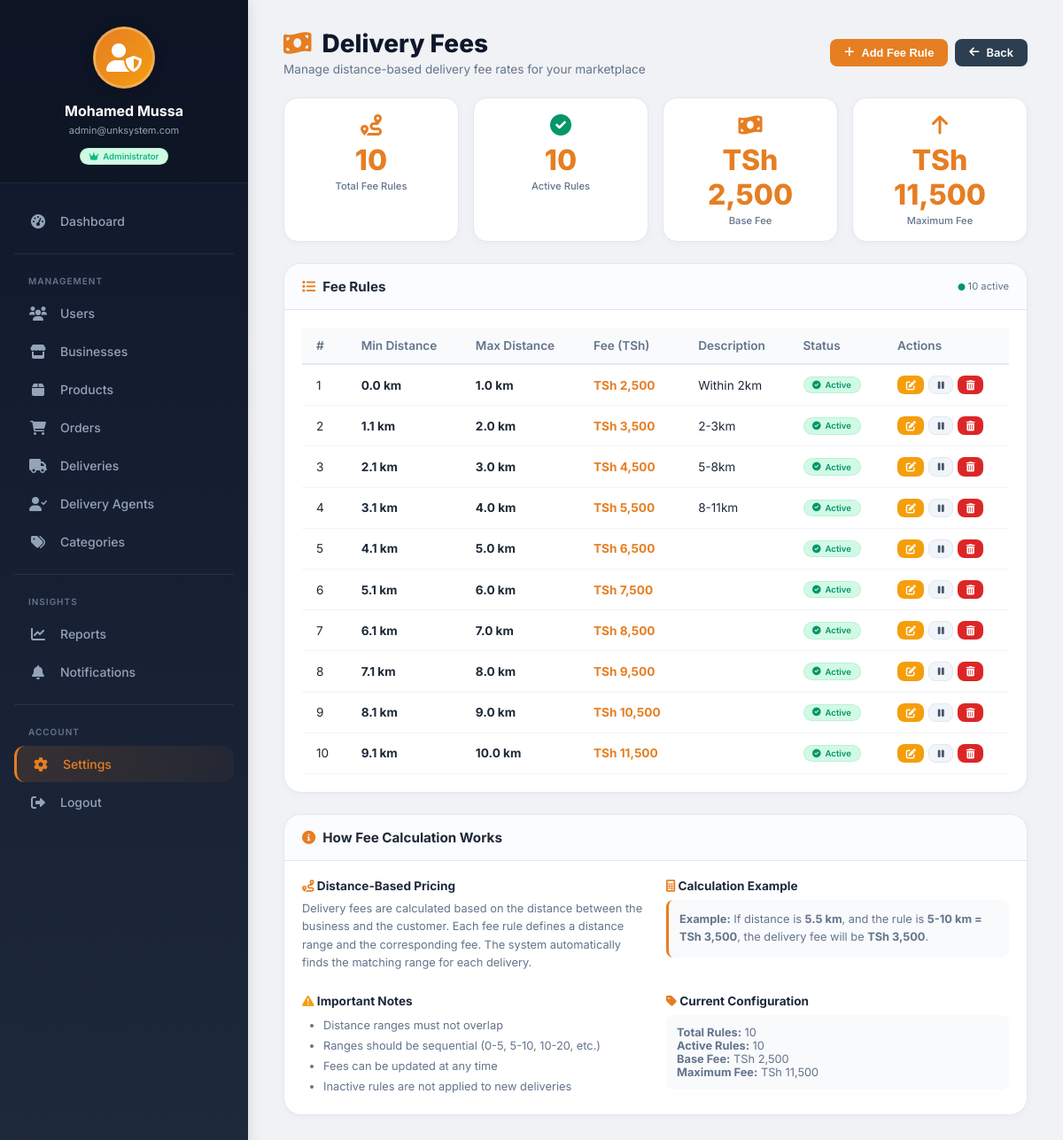
Page /admin/settings/fees.php (signed in) on the committed database.
### tables this page shows
CREATE TABLE `delivery_rates` (
  `rate_id` int(11) NOT NULL AUTO_INCREMENT,
  `min_distance` decimal(10,2) NOT NULL,
  `max_distance` decimal(10,2) NOT NULL,
  `fee` decimal(10,2) NOT NULL,
  `description` varchar(100) DEFAULT NULL,
  `created_at` timestamp NOT NULL DEFAULT current_timestamp(),
  `is_active` tinyint(1) NOT NULL DEFAULT 1,
  PRIMARY KEY (`rate_id`),
  KEY `idx_rates_distance` (`min_distance`,`max_distance`)
);

### admin/settings/fees.php (the view, shortened to what this page needs)
<?php
require_once '../../config/database.php';
$sql = "SELECT * FROM delivery_rates ORDER BY min_distance ASC";
$result = mysqli_query($conn, $sql);
$fee_rates = [];
if ($result) {
    while ($row = mysqli_fetch_assoc($result)) {
        $fee_rates[] = $row;
    }
}
$total_rules = count($fee_rates);
$active_rules = 0;
foreach ($fee_rates as $rate) {
    if ($rate['is_active'] ?? 1) $active_rules++;
}
$base_fee = 0;
$max_fee = 0;
foreach ($fee_rates as $rate) {
    if (($rate['is_active'] ?? 1)) {
        if ($base_fee == 0) $base_fee = $rate['fee'];
        if ($rate['fee'] > $max_fee) $max_fee = $rate['fee'];
    }
}
include '../includes/admin_sidebar.php';
?>
<!DOCTYPE html>
<html lang="en">
<head>
    <link rel="stylesheet" href="https://cdnjs.cloudflare.com/ajax/libs/font-awesome/6.0.0/css/all.min.css">
</head>
<body>
<div class="admin-content">
    <div class="page-header">
        <div>
            <h1><i class="fas fa-money-bill-wave"></i> Delivery Fees</h1>
            <p>Manage distance-based delivery fee rates for your marketplace</p>
        </div>
        <div class="header-actions">
            <button onclick="openAddModal()" class="btn btn-primary">
                <i class="fas fa-plus"></i> Add Fee Rule
            </button>
            <a href="index.php" class="btn-back">
                <i class="fas fa-arrow-left"></i> Back
            </a>
        </div>
    </div>
    <div class="stats-grid">
        <div class="stat-card">
            <div class="stat-icon"><i class="fas fa-route"></i></div>
            <div class="stat-number"><?php echo $total_rules; ?></div>
            <div class="stat-label">Total Fee Rules</div>
        </div>
        <div class="stat-card">
            <div class="stat-icon"><i class="fas fa-check-circle" style="color: #059669;"></i></div>
            <div class="stat-number"><?php echo $active_rules; ?></div>
            <div class="stat-label">Active Rules</div>
        </div>
        <div class="stat-card">
            <div class="stat-icon"><i class="fas fa-money-bill-wave"></i></div>
            <div class="stat-number">TSh <?php echo number_format($base_fee); ?></div>
            <div class="stat-label">Base Fee</div>
        </div>
        <div class="stat-card">
            <div class="stat-icon"><i class="fas fa-arrow-up"></i></div>
            <div class="stat-number">TSh <?php echo number_format($max_fee); ?></div>
            <div class="stat-label">Maximum Fee</div>
        </div>
    </div>
    <div class="card">
        <div class="card-header">
            <h3><i class="fas fa-list"></i> Fee Rules</h3>
            <span style="font-size:0.7rem; color:#64748b;">
                <i class="fas fa-circle" style="color:#059669; font-size:0.5rem;"></i> <?php echo $active_rules; ?> active
            </span>
        </div>
        <div class="card-body">
            <?php if (empty($fee_rates)): ?>
                <div class="empty-state">
                    <i class="fas fa-tachometer-alt"></i>
                    <h3>No Fee Rules Configured</h3>
                    <p>Click "Add Fee Rule" to set up delivery fees based on distance</p>
                </div>
            <?php else: ?>
                <div style="overflow-x:auto;">
                    <table class="fee-table">
                        <thead>
                            <tr>
                                <th>#</th>
                                <th>Min Distance</th>
                                <th>Max Distance</th>
                                <th>Fee (TSh)</th>
                                <th>Description</th>
                                <th>Status</th>
                                <th>Actions</th>
                            </tr>
                        </thead>
                        <tbody>
                            <?php foreach ($fee_rates as $index => $rate):
                                $is_active = isset($rate['is_active']) ? $rate['is_active'] : 1;
                                $row_class = $is_active ? '' : 'inactive';
                            ?>
                            <tr class="<?php echo $row_class; ?>">
                                <td><?php echo $index + 1; ?></td>
                                <td><strong><?php echo number_format($rate['min_distance'], 1); ?> km</strong></td>
                                <td><strong><?php echo number_format($rate['max_distance'], 1); ?> km</strong></td>
                                <td><strong style="color:#e67e22;">TSh <?php echo number_format($rate['fee']); ?></strong></td>
                                <td><?php echo htmlspecialchars($rate['description'] ?? '-'); ?></td>
                                <td>
                                    <span class="status-badge <?php echo $is_active ? 'active' : 'inactive'; ?>">
                                        <i class="fas fa-<?php echo $is_active ? 'check-circle' : 'times-circle'; ?>"></i>
                                        <?php echo $is_active ? 'Active' : 'Inactive'; ?>
                                    </span>
                                </td>
                                <td>
                                    <div class="action-buttons">
                                        <button onclick="openEditModal(<?php echo $rate['rate_id']; ?>)" class="btn btn-warning btn-sm" title="Edit">
                                            <i class="fas fa-edit"></i>
                                        </button>
                                        <a href="?toggle=1&id=<?php echo $rate['rate_id']; ?>" class="btn btn-secondary btn-sm" title="<?php echo $is_active ? 'Deactivate' : 'Activate'; ?>">
                                            <i class="fas fa-<?php echo $is_active ? 'pause' : 'play'; ?>"></i>
                                        </a>
                                        <a href="?delete=1&id=<?php echo $rate['rate_id']; ?>" class="btn btn-danger btn-sm" onclick="return confirm('Delete this fee rule permanently?')" title="Delete">
                                            <i class="fas fa-trash-alt"></i>
                                        </a>
                                    </div>
                                </td>
                            </tr>
                            <?php endforeach; ?>
                        </tbody>
                    </table>
                </div>
            <?php endif; ?>
        </div>
    </div>
    <div class="card">
        <div class="card-header">
            <h3><i class="fas fa-info-circle"></i> How Fee Calculation Works</h3>
        </div>
        <div class="card-body">
            <div class="info-grid">
                <div>
                    <h4 style="font-size:0.85rem; font-weight:700; color:#1e293b; margin-bottom:0.5rem;">
                        <i class="fas fa-route" style="color:#e67e22;"></i> Distance-Based Pricing
                    </h4>
                    <p style="font-size:0.8rem; color:#64748b; line-height:1.6;">
                        Delivery fees are calculated based on the distance between the business and the customer.
                        Each fee rule defines a distance range and the corresponding fee. The system automatically
                        finds the matching range for each delivery.
                    </p>
                </div>
                <div>
                    <h4 style="font-size:0.85rem; font-weight:700; color:#1e293b; margin-bottom:0.5rem;">
                        <i class="fas fa-calculator" style="color:#e67e22;"></i> Calculation Example
                    </h4>
                    <p style="font-size:0.8rem; color:#64748b; line-height:1.6; background:#f8fafc; padding:0.75rem; border-radius:0.5rem; border-left:3px solid #e67e22;">
                        <strong>Example:</strong> If distance is <strong>5.5 km</strong>, and the rule is
                        <strong>5-10 km = TSh 3,500</strong>, the delivery fee will be <strong>TSh 3,500</strong>.
                    </p>
                </div>
                <div>
                    <h4 style="font-size:0.85rem; font-weight:700; color:#1e293b; margin-bottom:0.5rem;">
                        <i class="fas fa-exclamation-triangle" style="color:#f59e0b;"></i> Important Notes
                    </h4>
                    <ul style="font-size:0.8rem; color:#64748b; list-style:disc; padding-left:1.5rem; line-height:1.8;">
                        <li>Distance ranges must not overlap</li>
                        <li>Ranges should be sequential (0-5, 5-10, 10-20, etc.)</li>
                        <li>Fees can be updated at any time</li>
                        <li>Inactive rules are not applied to new deliveries</li>
                    </ul>
                </div>
                <div>
                    <h4 style="font-size:0.85rem; font-weight:700; color:#1e293b; margin-bottom:0.5rem;">
                        <i class="fas fa-tag" style="color:#e67e22;"></i> Current Configuration
                    </h4>
                    <div style="font-size:0.8rem; color:#64748b; background:#f8fafc; padding:0.75rem; border-radius:0.5rem;">
                        <div><strong>Total Rules:</strong> <?php echo $total_rules; ?></div>
                        <div><strong>Active Rules:</strong> <?php echo $active_rules; ?></div>
                        <div><strong>Base Fee:</strong> TSh <?php echo number_format($base_fee); ?></div>
                        <div><strong>Maximum Fee:</strong> TSh <?php echo number_format($max_fee); ?></div>
                    </div>
                </div>
            </div>
        </div>
    </div>
</div>
</body>
</html>

### admin/settings/fees.php (style rules this page uses)
* { margin: 0; padding: 0; box-sizing: border-box; }
body { font-family: 'Inter', sans-serif; background: #f5f7fb; color: #1f2937; }
.admin-content { margin-left: 280px; padding: 2rem 2.5rem; min-height: 100vh; background: #f0f2f5; transition: all 0.3s; }
.page-header { margin-bottom: 1.5rem; display: flex; justify-content: space-between; align-items: center; flex-wrap: wrap; gap: 1rem; }
.page-header h1 { font-size: 1.75rem; font-weight: 800; color: #0f172a; display: flex; align-items: center; gap: 0.75rem; }
.page-header h1 i { color: #e67e22; }
.page-header p { color: #64748b; font-size: 0.85rem; margin-top: 0.25rem; }
.header-actions { display: flex; gap: 0.5rem; flex-wrap: wrap; }
.btn { display: inline-flex; align-items: center; gap: 0.5rem; padding: 0.5rem 1rem; border-radius: 0.5rem; font-weight: 600; font-size: 0.8rem; cursor: pointer; transition: all 0.2s; border: none; text-decoration: none; }
.btn-primary { background: #e67e22; color: white; }
.btn-danger { background: #dc2626; color: white; }
.btn-warning { background: #f59e0b; color: white; }
.btn-secondary { background: #f1f5f9; color: #475569; border: 1px solid #e2e8f0; }
.btn-sm { padding: 0.25rem 0.6rem; font-size: 0.7rem; }
.btn-back { display: inline-flex; align-items: center; gap: 0.5rem; background: #2c3e50; color: white; padding: 0.5rem 1rem; border-radius: 0.5rem; text-decoration: none; font-weight: 600; font-size: 0.8rem; transition: all 0.2s; }
.stats-grid { display: grid; grid-template-columns: repeat(auto-fit, minmax(180px, 1fr)); gap: 1rem; margin-bottom: 1.5rem; }
.stat-card { background: white; border-radius: 1rem; padding: 1rem; text-align: center; border: 1px solid #e2e8f0; transition: all 0.3s; box-shadow: 0 2px 8px rgba(0,0,0,0.03); }
.stat-number { font-size: 2rem; font-weight: 800; color: #e67e22; }
.stat-label { font-size: 0.7rem; color: #64748b; font-weight: 500; margin-top: 0.2rem; }
.stat-icon { font-size: 1.5rem; color: #e67e22; margin-bottom: 0.3rem; }
.card { background: white; border-radius: 1.25rem; border: 1px solid #e2e8f0; overflow: hidden; margin-bottom: 1.5rem; box-shadow: 0 2px 8px rgba(0,0,0,0.03); transition: all 0.3s; }
.card-header { padding: 1rem 1.25rem; border-bottom: 1px solid #e2e8f0; background: #fafcff; display: flex; justify-content: space-between; align-items: center; flex-wrap: wrap; gap: 0.5rem; }
.card-header h3 { font-size: 0.95rem; font-weight: 700; display: flex; align-items: center; gap: 0.5rem; }
.card-header h3 i { color: #e67e22; }
.card-body { padding: 1.25rem; }
.fee-table { width: 100%; border-collapse: collapse; font-size: 0.85rem; }
.fee-table th { background: #f8fafc; padding: 0.75rem 1rem; text-align: left; font-weight: 600; color: #64748b; border-bottom: 2px solid #e2e8f0; white-space: nowrap; }
.fee-table td { padding: 0.75rem 1rem; border-bottom: 1px solid #f1f5f9; vertical-align: middle; }
.fee-table tr { transition: background 0.2s; }
.status-badge { display: inline-flex; align-items: center; gap: 0.3rem; padding: 0.2rem 0.6rem; border-radius: 2rem; font-size: 0.6rem; font-weight: 600; }
.status-badge.active { background: #d1fae5; color: #059669; }
.action-buttons { display: flex; gap: 0.3rem; flex-wrap: wrap; }
.info-grid { display: grid; grid-template-columns: 1fr 1fr; gap: 1.5rem; }

### rows in the picture
delivery_rates: fee "2,500", min_distance "0.0", max_distance "1.0", description "Within 2km", is_active 1 (drawn)
delivery_rates: fee "11,500", min_distance "9.1", max_distance "10.0", is_active 1 (drawn)
delivery_rates: min_distance "1.1", max_distance "2.0", fee "3,500", description "2-3km", is_active 1 (drawn)
delivery_rates: min_distance "2.1", max_distance "3.0", fee "4,500", description "5-8km", is_active 1 (drawn)
delivery_rates: min_distance "3.1", max_distance "4.0", fee "5,500", description "8-11km", is_active 1 (drawn)
delivery_rates: min_distance "4.1", max_distance "5.0", fee "6,500", is_active 1 (drawn)
delivery_rates: min_distance "5.1", max_distance "6.0", fee "7,500", is_active 1 (drawn)
delivery_rates: min_distance "6.1", max_distance "7.0", fee "8,500", is_active 1 (drawn)
delivery_rates: min_distance "7.1", max_distance "8.0", fee "9,500", is_active 1 (drawn)
delivery_rates: min_distance "8.1", max_distance "9.0", fee "10,500", is_active 1 (drawn)

### other values in the picture
substr($admin_name, 0, 22) "Mohamed Mussa"
substr($admin_email, 0, 22) "admin@unksystem.com"
$status_text "Administrator"
$total_rules "10"
$active_rules "10"
